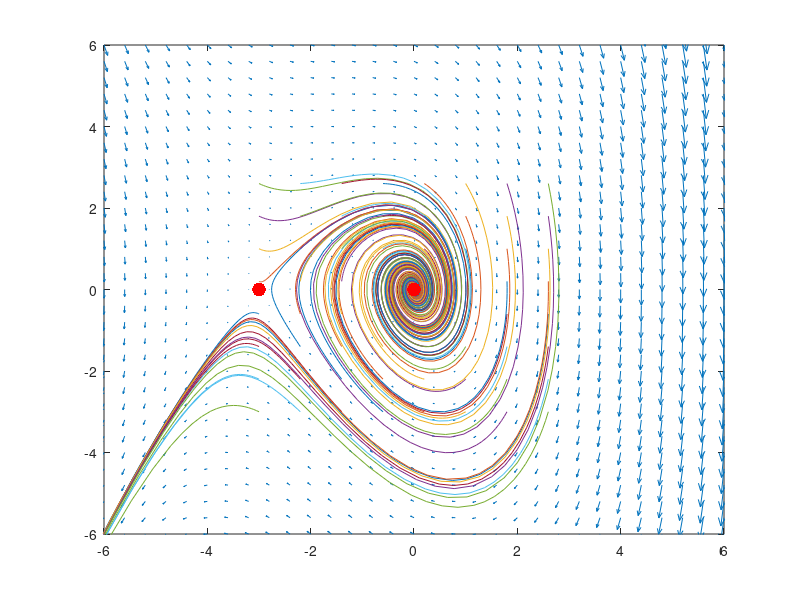

Write MATLAB code to recreate this figure.
%%  CONTROL NO LINEAL - PLANOS DE FASE
%   Autor: Oscar M. Castro

close all, clear all, clc;

[x1, x2]=meshgrid(-8:0.4:8,-8:0.4:8);
dx1=x2;
dx2=-0.6.*x2-3.*x1-x1.^2;

quiver(x1,x2,dx1,dx2,2);

Pe = [-3 0;
      0 0];

hold on;

f=@(t,X)[X(2);-0.6.*X(2)-3.*X(1)-X(1).^2]

for x20=-3:0.8:3
    for x10=-3:0.8:3
        [t,y]=ode45(f,[0,50],[x10,x20]);
        plot(y(:,1),y(:,2))
    end
end

plot(Pe(:,1),Pe(:,2), 'r.', 'MarkerSize', 30);
axis([-6 6 -6 6])
